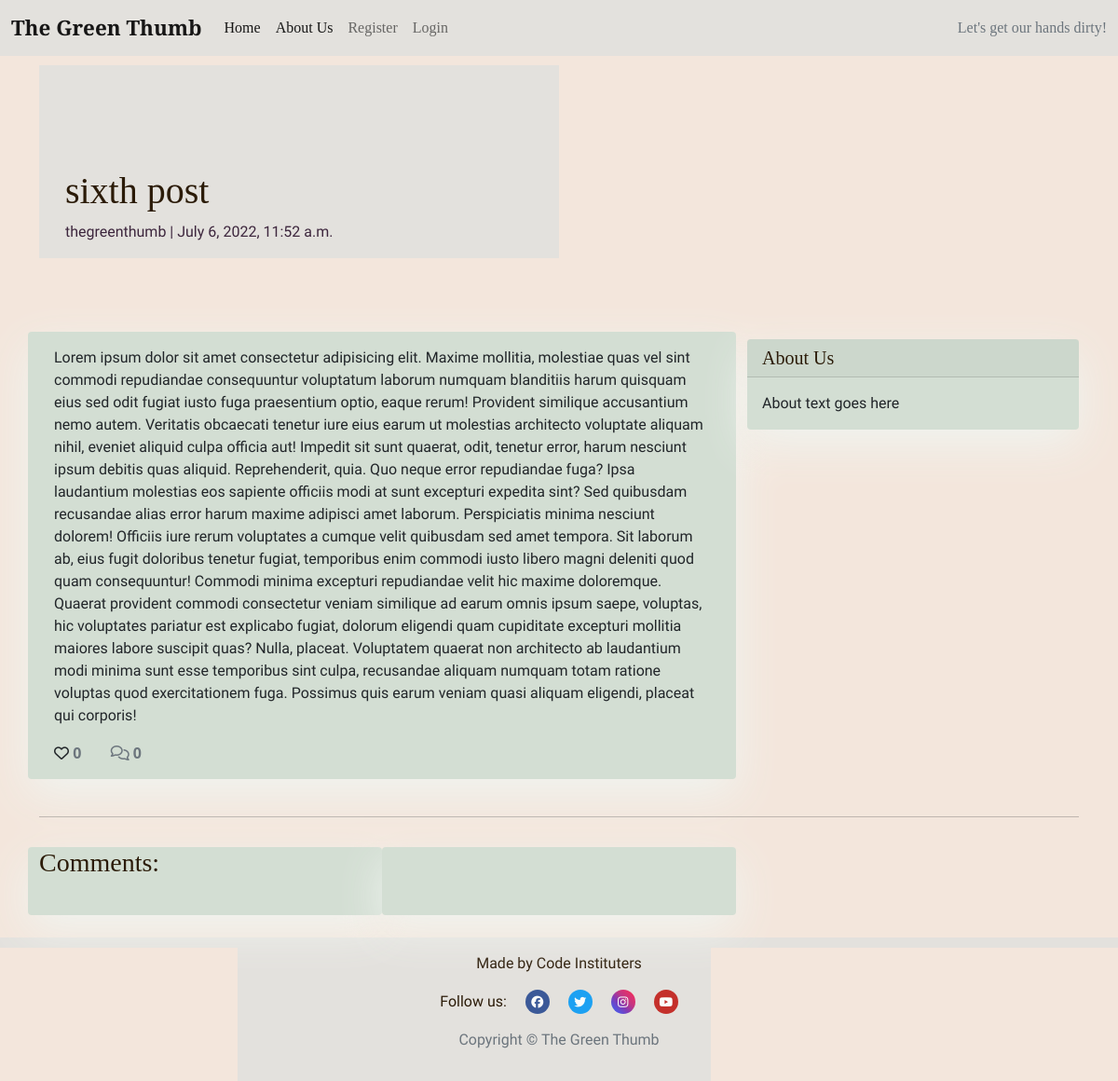
Screenshot of /sixth-post/ with the database file from the repository.
### blog/models.py (models this page shows, shortened)
class BlogPost(models.Model):
    title = models.CharField(
        max_length=200, unique=True, null=False, blank=False)
    slug = models.SlugField(max_length=200, unique=True)
    author = models.ForeignKey(
        User, on_delete=models.CASCADE, related_name='blog_posts',
        default=id(0))
    created_on = models.DateTimeField(auto_now_add=True)
    updated_on = models.DateTimeField(auto_now=True)
    content = models.TextField(blank=True)
    status = models.IntegerField(choices=STATUS, default=0)
    featured_image = CloudinaryField('image', default='placeholder')
    excerpt = models.TextField(blank=True)
    likes = models.ManyToManyField(
        User, related_name='blogpost_like', blank=True)
    class Meta:
        ordering = ['-created_on']
    def number_of_likes(self):
        return self.likes.count()

### blog/views.py (the view, shortened to what this page needs)
# urls.py: path('<slug:slug>/', views.PostDetail.as_view(), name='post_detail'),
class PostDetail(View):
    def get(self, request, slug, *args, **kwargs):
        queryset = BlogPost.objects.filter(status=1)
        post = get_object_or_404(queryset, slug=slug)
        comments = post.comments.filter(approved=True).order_by('-created_on')
        liked = False
        if post.likes.filter(id=self.request.user.id).exists():
            liked = True
        return render(
            request,
            'post_detail.html',
            {
                'post': post,
                'comments': comments,
                'commented': False,
                'liked': liked,
                'comment_form': CommentForm()
            },
        )

### templates/post_detail.html (shortened to what this page needs)
{% extends 'base.html' %} {% block content %}
{% load crispy_forms_tags %}
<div class="masthead">
    <div class="container">
        <div class="row g-0">
            <div class="col-md-6 masthead-text">
                <h1 class="post-title">{{ post.title }}</h1>
                <p class="post-subtitle">{{ post.author }} | {{ post.created_on }}</p>
            </div>
            <div class="d-none d-md-block col-md-6 masthead-image">
            </div>
        </div>
    </div>
</div>
<div class="container">
    <div class="row">
        <div class="col card mb-4  mt-3 left  top">
            <div class="card-body">
                <p class="card-text ">{{ post.content | safe }}</p>
                <div class="row">
                    <div class="col-1">
                        <strong>
                            {% if user.is_authenticated %}
                            <form class="d-inline" action="{% url 'post_like' post.slug %}" method="POST">
                                {% csrf_token %}
                                {% if liked %}
                                <button type="submit" name="blogpost_id" value="{{post.slug}}" class="btn-like"><i
                                        class="fas fa-heart"></i></button>
                                {% else %}
                                <button type="submit" name="blogpost_id" value="{{post.slug}}" class="btn-like"><i
                                        class="far fa-heart"></i></button>
                                {% endif %}
                            </form>
                            {% else %}
                            <span><i class="far fa-heart"></i></span>
                            {% endif %}
                            <span class="text-secondary">{{ post.number_of_likes }}</span>
                        </strong>
                    </div>
                    <div class="col-1">
                        {% with comments.count as total_comments %}
                        <strong class="text-secondary"><i class="far fa-comments"></i>
                            {{ total_comments }}
                        </strong>
                        {% endwith %}
                    </div>
                </div>
            </div>
        </div>
        {% block sidebar %}
        {% include 'sidebar.html' %}
        {% endblock sidebar %}
    </div>
    <div class="row">
        <div class="col">
            <hr>
        </div>
    </div>
    <div class="row">
        <div class="col-md-4 card mb-4  mt-3 ">
            <h3>Comments:</h3>
            <div class="card-body">
            </div>
        </div>
        <div class="col-md-4 card mb-4  mt-3 ">
            <div class="card-body">
            </div>
        </div>
    </div>
</div>
{% endblock content %}

### static/css/style.css (style rules this page uses)
* { margin: 0; padding: 0; border: none; box-sizing: border-box; }
body { background-color: #f3e6dc; background-image: url('https://res.cloudinary.com/mikakallberg/image/upload/w_1000,ar_16:9,c_fill,g_auto,e_sharpen/v1656959952/dirt_sun_tndbjc.jpg'); background-position: center center; background-repeat: no-repeat; background-size: cover; background-attachment:fixed; }
html, body { height: 100%; }
h1, h2, h3, h4, h5 { font-family: 'Playfair Display', serif; color: #2b1b08; }
p { font-family: 'Gentium Book Plus', sans-serif; }
.card { border: none; background-color: #d3ded3; box-shadow: 0 16px 48px #f0f4f0; }
.masthead { margin-top: 10px; overflow: hidden; position: relative; display: inline-block; height: 33vh; width: 100%; }
.masthead-text { background-color: #e3e1dd; color: #3d263d; position: relative; }
.masthead-image { position: relative; overflow: hidden; }
.post-title { margin-top: 20%; margin-left: 5%; }
.post-subtitle { margin-left: 5%; color: #3d263d; }

### rows the page displays
BlogPost: title "sixth post", author "thegreenthumb", created_on "July 6, 2022, 11:52 a.m.", content "Lorem ipsum dolor sit amet consectetur adipisicing elit. Maxime mollitia, molestiae quas vel sint commodi repudiandae consequuntur voluptatum laborum numquam blanditiis harum quisquam eius sed odit fugiat iusto fuga praesentium optio, eaque rerum! Provident similique accusantium nemo autem. Veritatis obcaecati tenetur iure eius earum ut molestias architecto voluptate aliquam nihil, eveniet aliquid culpa officia aut! Impedit sit sunt quaerat, odit, tenetur error, harum nesciunt ipsum debitis quas aliquid. Reprehenderit, quia. Quo neque error repudiandae fuga? Ipsa laudantium molestias eos sapiente officiis modi at sunt excepturi expedita sint? Sed quibusdam recusandae alias error harum…", number_of_likes "0"

### other values shown
{{ total_comments }} "0"
